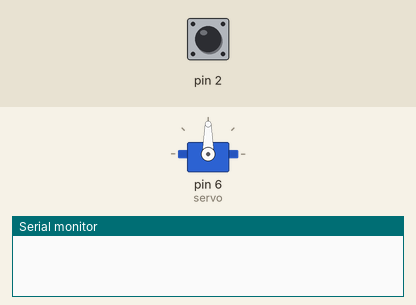
This sketch was run on a simulated Arduino Uno, built with avr-gcc and run on an emulated ATmega328P. On the bench: servo, the last lines printed to the serial monitor. The inputs (shaded band) are chosen by the test bench; at power-on: pin 2 HIGH.

Above: at 1.2 s.
1.3 s: pin 2 driven LOW
At 1.8 s:
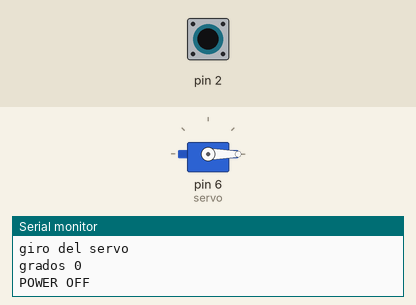
2.8 s: pin 2 pulsed HIGH 5 times (0.12 s each, 0.3 s apart)
Timing chart, 0 to 5.8 s (numbered marks = the images above; inputs shaded):
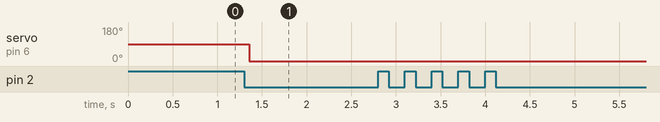

Measured:
- after the input at 1.3 s, servo on pin 6 (servo): 90° → 0° after 0.06 s

The sketch:

SolanoEdwin_Deber5.ino
```cpp
/*
 * UTN_FICA-CITEL
 * sitemas embebdios
 * deber 5
 * Nombre: Solano Edwin
 *
 * objetivo: Realizar un programa que mediante interrupciones tenga 3 modos:
 *           Inicio del sistema
 *           giro de motor y fin de programa.
 *           El giro debe ser ingresado por comunicación serial.
 *
 */
 #include<Servo.h>//llamar a la libreria para controlar servo
 Servo servo;//inicio del objeto servo
 String dato;//variable para el dato ingresado por comunicacion serial
 int giro; //varibale para guardar el giro
 int on=0;//inicio para las interruociones
 int inicio=0;//inicio del servo

 void setup(){
  servo.attach(6);//pin de arranque del servomotor
  Serial.begin(9600);//comunicacion serial
  attachInterrupt(0,activacion,LOW);//interrupciones
 }

 void loop(){
  if(on==1){//condicion de arranque
    servo.write(inicio);
    if(Serial.available()>0){//si existe algun dato
      dato=Serial.readString();//leer el dato ingresado en CX
      giro=dato.toInt();//en la variable giro guardar el dato
    }
    if(giro<180){//si el valor ingresado esta entre las codiciones
      servo.write(giro);//valor que toma el servo
    }
    else{
      Serial.println("ERROR! dato ingresado no corresposnde");//mensaje de error
    }
    delay(100);//temporizador
  }
 }
 void activacion(){//metodo para las interrupciones
  switch(on){//menu de interrupciones
    case 0://imprimir en la primera interricicion
    Serial.println("UTN_FICA_CITEL");
    Serial.println("inicio sistema servo");
    Serial.println("ingrese valores correspondidos entre 0 y 180");
    on++;//aumento en la variable
    break;
    case 1://imprimir en la segunda interrucpcion
    Serial.println("giro del servo");//mensaje
    Serial.println(String("grados ")+String(giro));//impresion de los grados
    on++;//aumento de variable
    break;
    case 2://apagar el sistema reinciar todas las variables
    Serial.println("POWER OFF");
    servo.write(inicio);//reinicio del servo
    on=0;//reinicio de las interrupciones
    break;
  }
 }
```
